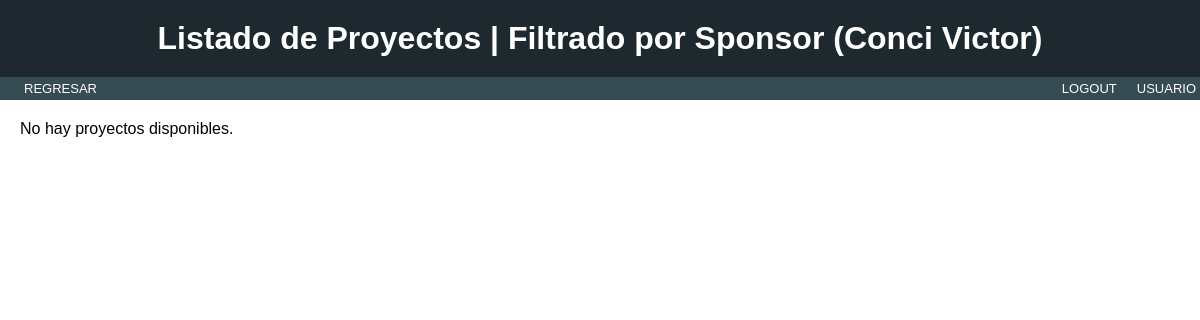
Page /Projects/cards-filter-bysponsor/Conci Victor/ on the earlier database version.
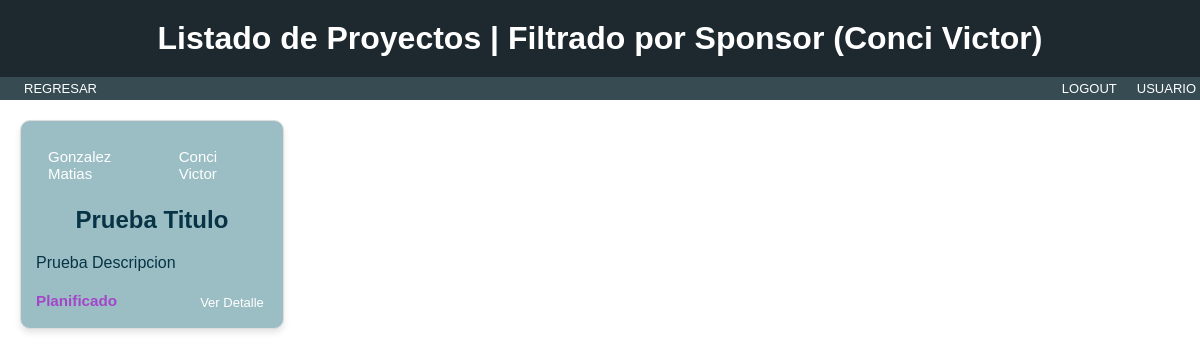
Same page on the later database version.
### Projects/models.py (models this page shows, shortened)
class Tarjeta(models.Model):
    class Tipo(models.TextChoices):
        planificado = 'Planificado', 'Planificado'
        en_curso = 'En Curso', 'En Curso'
        finalizado = 'Finalizado', 'Finalizado'
    lider = models.ForeignKey(Lider, on_delete=models.CASCADE,related_name='tarjetas')
    sponsor = models.ForeignKey(Sponsor, on_delete=models.CASCADE,related_name='tarjetas')
    titulo = models.CharField(max_length=50)
    descripcion = models.CharField(max_length=200)
    fecha_inicio = models.DateField(default=datetime.now)
    fecha_fin = models.DateField(default=datetime.now)
    estado = models.CharField(
        max_length=11,
        choices=Tipo.choices,
        default=Tipo.planificado,
    )

class Lider(models.Model):
    nombre = models.CharField(max_length=20)
    def __str__(self):
        return f"{self.nombre}"

class Sponsor(models.Model):
    nombre = models.CharField(max_length=20)
    def __str__(self):
        return f"{self.nombre}"

### Projects/views.py (the view)
# urls.py: path("cards-filter-bysponsor/<str:sponsor_name>/", FilterBySponsorListView.as_view(), name="filter_sponsor"),
class FilterBySponsorListView(ListView):
    model = Tarjeta
    template_name = "Projects/cards/filter_cards.html"
    context_object_name = "TARJETAS_FILTER"
    def get_queryset(self):
        sponsor_name = self.kwargs['sponsor_name']
        return Tarjeta.objects.filter(sponsor__nombre=sponsor_name)
    def get_context_data(self, **kwargs):
        context = super().get_context_data(**kwargs)
        sponsor_name = self.kwargs['sponsor_name']
        context['filtro_tipo'] = f'Sponsor ({sponsor_name})'
        return context

### Projects/templates/Projects/cards/filter_cards.html (shortened to what this page needs)
{% extends 'Projects/base.html' %} {% load static %}  {% block h1 %} {% if filtro_tipo %}
<h1>Listado de Proyectos | Filtrado por {{ filtro_tipo }}</h1>
{% endif %} {% endblock %} {% block nav %}
<link
  rel="stylesheet"
  href="{% static 'Projects/css/styles_list_cards.css' %}"
/>
<div class="left-menu">
  <ul>
    <li><a href="{% url 'list_cards' %}">REGRESAR</a></li>
  </ul>
</div>
<div class="right-menu">
  <ul>
    <li><a href="">LOGOUT</a></li>
  </ul>
  <ul>
    <li><a href="">USUARIO</a></li>
  </ul>
</div>
{% endblock %} {% block content %}
<div class="card-container">
  {% for tarjeta in TARJETAS_FILTER %}
  <div class="card">
    <div class="card-header">
      <span class="tag">{{ tarjeta.lider }}</span>
      <span class="tag">{{ tarjeta.sponsor }}</span>
    </div>
    <h2>{{ tarjeta.titulo }}</h2>
    <p>{{ tarjeta.descripcion }}</p>
    <div class="card-footer">
      <h3 data-estado="{{ tarjeta.estado }}">{{ tarjeta.estado }}</h3>
      <a href="" class="btn-detail">Ver Detalle</a>
    </div>
  </div>
  {% empty %}
  <p>No hay proyectos disponibles.</p>
  {% endfor %}
</div>
{% endblock %}

Differences in the rows shown:
added Tarjeta: lider "Gonzalez Matias", sponsor "Conci Victor", titulo "Prueba Titulo", descripcion "Prueba Descripcion", estado "Planificado"
Other differences:
text no longer shown: "No hay proyectos disponibles."
